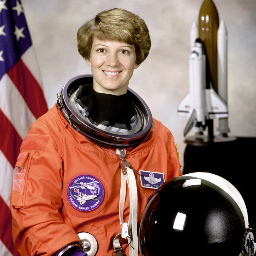
#> input picture Segmentation/astronaut.png, 256 x 256 px
$ python main.py 3 ../Segmentation/astronaut.png out.png out.png   (Python 2 division)
#> lines starting #> are read from the running program, lines starting #| are printed output that depends on the picture; pictures that were not available may be replaced by others from this repository, and a replacement may not be noted
#> in Option3, input_image1 is the input picture: shape (256, 256, 3); mean B, G, R 96.6, 105.9, 141.7
"""
Citation:
1. Professor's helper functions and hints provided on piazza.
2. http://docs.opencv.org/3.2.0/dc/dff/tutorial_py_pyramids.html
3. http://docs.opencv.org/master/de/dbc/tutorial_py_fourier_transform.html
4. http://cache.freescale.com/files/dsp/doc/app_note/AN4318.pdf
"""

import os
import sys
import cv2
import numpy

# [174 lines left out: functions help_message, histogram_equalization, Option1, low_pass_filter, high_pass_filter, deconvolution and 1 more, not called in this run]

# ===================================================
# ===== Option 3: Laplacian pyramid blending ======
# ===================================================

def laplacian_pyramid_blending(img_in1, img_in2):

   l = []
   l.append(img_in1.shape[0])
   l.append(img_in1.shape[1])
   l.append(img_in2.shape[0])
   l.append(img_in2.shape[1])
   minval = 10000
   for i in range(4):
      if l[i]%2 == 0 and minval > l[i]:
         minval = l[i]
#> after the loop, minval = 256


   img1 = img_in1.copy()
   img2 = img_in2.copy()

   #make images rectangular
   img1 = img1[:minval, :minval]
   img2 = img2[:minval, :minval]

   # [7 lines of commented-out code are left out]

   gaussian_a = []
   img1t = img1.copy()
   gaussian_a.append(img1t)
   i = 1
   while 1:
      j = i-1
      img1t = cv2.pyrDown(gaussian_a[j])
      rows,cols,channels = img1t.shape
      if rows%2 == 0 and cols%2 == 0:  #the loop will break at odd number of rows or columns as doing pyrUp from them would be difficult
         gaussian_a.append(img1t)
      else:
         gaussian_a.append(img1t)
         break
      i = i + 1
#> this loop made 8 passes
#> img1t on pass 8: [[110, 119, 154]]
#> pass 1, in laplacian_pyramid_blending, `img1t = cv2.pyrDown(gaussian_a[j])`:
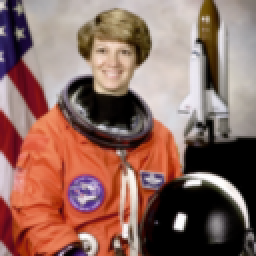
#> img1t: shape (128, 128, 3) (shown 2 times larger); mean of channels 0, 1, 2 96.9, 106.1, 142; drawn as B, G, R
#> pass 2, in laplacian_pyramid_blending, `img1t = cv2.pyrDown(gaussian_a[j])`:
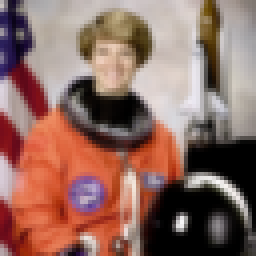
#> img1t: shape (64, 64, 3) (shown 4 times larger); mean of channels 0, 1, 2 97.5, 106.6, 142.6; drawn as B, G, R
#> pass 3, in laplacian_pyramid_blending, `img1t = cv2.pyrDown(gaussian_a[j])`:
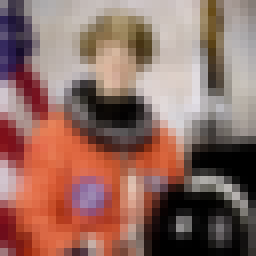
#> img1t: shape (32, 32, 3) (shown 8 times larger); mean of channels 0, 1, 2 98.5, 107.5, 143.5; drawn as B, G, R
#> after the loop, gaussian_a = 9 items; i = 8

   #print len(gaussian_a)

   gaussian_b = []
   img2t = img2.copy()
   gaussian_b.append(img2t)
   i = 1
   while 1:
      j = i-1
      img2t = cv2.pyrDown(gaussian_b[j])
      rows,cols,channels = img2t.shape
      if rows%2 == 0 and cols%2 == 0:
         gaussian_b.append(img2t)
      else:
         gaussian_b.append(img2t)
         break
      i = i + 1
#> this loop made 8 passes
#> after the loop, gaussian_b = 9 items; i = 8

   #print len(gaussian_b)

   #make laplacian pyramids

   laplacian_a = [gaussian_a[len(gaussian_a) - 1]]
#> laplacian_a = [[[110, 119, 154]]]
   for i in range(len(gaussian_a) - 1, 0, -1):
      j = i-1
      #print "i =" + str(i)
      #print "j =" + str(j)
      img1t = cv2.pyrUp(gaussian_a[i])
      laplacian_a.append(cv2.subtract(gaussian_a[j], img1t))
#> this loop made 8 passes
#> (i, j) on passes 1, 2, 3, 4, 6, 7, 8: (8, 7), (7, 6), (6, 5), (5, 4), (3, 2), (2, 1), (1, 0)
#> j on pass 5: 3
#> after the loop, laplacian_a = 9 items

   laplacian_b = [gaussian_b[len(gaussian_b) - 1]]
#> laplacian_b = [[[110, 119, 154]]]
   for i in range(len(gaussian_b) - 1, 0, -1):
      j = i-1
      #print "i =" + str(i)
      #print "j =" + str(j)
      img2t = cv2.pyrUp(gaussian_b[i])
      laplacian_b.append(cv2.subtract(gaussian_b[j], img2t))
#> after the loop, laplacian_b = 9 items

   #print "Length =" + str(len(laplacian_b))

   combined = []
   for i in range(min(len(gaussian_a), len(gaussian_b))):
      a = laplacian_a[i]
      b = laplacian_b[i]
      rows, cols, channels = a.shape
      #print "shape of a = " + str(a.shape)
      #print "shape of b = " + str(b.shape)
      cmbnd = numpy.concatenate((a[:,0:cols/2], b[:,cols/2:]), 1)
      #print "shape of cmbnd = " + str(cmbnd.shape)
      combined.append(cmbnd)
#> this loop made 9 passes
#> (rows, cols) on passes 2 to 9: (2, 2), (4, 4), (8, 8), (16, 16), (32, 32), (64, 64), (128, 128), (256, 256)
#> (rows, cols, cmbnd) on pass 1: (1, 1, [[110, 119, 154]])
#> after the loop, combined = 9 items

   out = combined[0]
#> out = [[110, 119, 154]]
   #print "size of out before loop =" + str(out.shape)
   for i in range(1,len(combined)):
      out = cv2.pyrUp(out)
      #print "size of out =" + str(out.shape)
      out = cv2.add(combined[i], out)
#> this loop made 8 passes
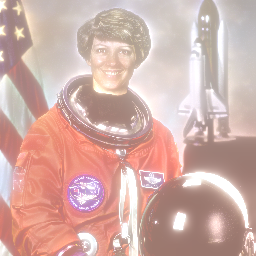
#> out: shape (256, 256, 3); mean of channels 0, 1, 2 168.1, 174.9, 209.9; drawn as B, G, R

   img_out = out

   return True, img_out

def Option3():

   # Read in input images
   input_image1 = cv2.imread(sys.argv[2], cv2.IMREAD_ANYCOLOR | cv2.IMREAD_ANYDEPTH);
   input_image2 = cv2.imread(sys.argv[3], cv2.IMREAD_ANYCOLOR | cv2.IMREAD_ANYDEPTH);

   # Laplacian pyramid blending
   succeed, output_image = laplacian_pyramid_blending(input_image1, input_image2)
#> succeed = True

   # Write out the result
   output_name = sys.argv[4] + "5.jpg"
   cv2.imwrite(output_name, output_image)

   return True

if __name__ == '__main__':
   Option_number = -1

   # Validate the input arguments
   if (len(sys.argv) < 4):
      help_message()
      sys.exit()
   else:
      Option_number = int(sys.argv[1])

      if (Option_number == 1 and not(len(sys.argv) == 4)):
         help_message()
	 sys.exit()
      if (Option_number == 2 and not(len(sys.argv) == 5)):
	 help_message()
         sys.exit()
      if (Option_number == 3 and not(len(sys.argv) == 5)):
	 help_message()
         sys.exit()
      if (Option_number > 3 or Option_number < 1 or len(sys.argv) > 5):
	 print("Input parameters out of bound ...")
         sys.exit()

   function_launch = {
   1 : Option1,
   2 : Option2,
   3 : Option3,
   }

   # Call the function
   function_launch[Option_number]()
